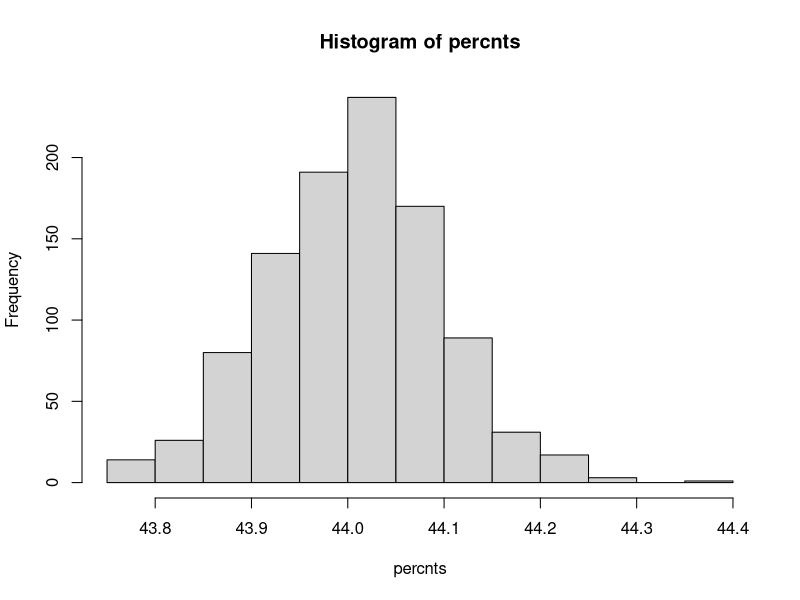

Source code (R):
#
# Exploring permutation test, binomial t-test, and chisq contigency table
# Sullivan 8/23/2023
#
# Simple simulation
p1 = 0.51  # Probability of a bird in carbon area
p2 = 0.49  # Probability of a bird in noncarbon area
n1 = 4400  # Number of carbon areas
n2 = 5600  # Number of noncarbon areas
avgB = 100 # Average number of birds per area over all
#
xYC = rbinom(n1,avgB,p1)  # Bird count by area in carbon areas
xNC = rbinom(n2,avgB,p2)  # Bird count by area in noncarbon areas
#
xYCp = xYC/n1  # Percent bird by area in carbon areas
xNCp = xNC/n2  # Percent bird by area in noncarbon areas
#
sum(xYCp)  # Estimated percent of birds in total carbon area under simulation
sum(xNCp)  # Estimated percent of birds in total noncarbon area under simulation
# 
# Permutation Test
#
percnts = NULL
for(i in seq(1000)){
   xx = sum(sample(c(xYCp,xNCp),n1))
   percnts = c(percnts,xx)
}
mean(percnts) # mean total percent birds in carbond area under null hypothesis that mean=n1/(n1+n2)
hist(percnts) # distribution of total percent birds in carbon area under null hypothesis
#
# 95% confidence interval of total percent birds in carbon area under null hypothesis
#
round(c(quantile(percnts,0.025),quantile(percnts,0.975)),3) #Does 95% CI contain sum(xYCp)~p1
# compare with
100*p1
#
#
# Probability of getting p1 by chance
#
(1-length(percnts[percnts>p1])/length(percnts) )/2 # For 2-sided test
#
#---------------------------------------------------------------------------------------
#
# Using two-sample t-test on proportions
#
# https://vitalflux.com/two-sample-z-test-for-proportions-formula-examples/
# This is testing if p1 is not equal to p2 (slightly different test) 
# This results in a Z score, recall statistically significant if abs(Z) > 2
#
phat = (p1*n1+p2*n2)/(n1+n2)
phat
Z = (p1-p2)/sqrt(phat*(1-phat)*((1/n1)+(1/n2))) # Z score
abs(Z) 
1-pnorm(abs(Z),0.975) # significant if less that 0.05
#
#---------------------------------------------------------------------------------------
#
# Using a contingency table with a chi-square test
#
tab1 = data.frame(YC=c(sum(xYC),n1),NC=c(sum(xNC),n2))
Obs = c(n1*p1,n2*p2)
Exp = sum(Obs) * c(n1/(n1+n2), n2/(n1+n2))
#
chi.square = sum((Obs - Exp)^2/Exp)
chi.square
#
df.test = length(Obs) - 1
df.test
#
p.chisq.test = 1 - pchisq(chi.square, df.test)
p.chisq.test  # significant if less that 0.05



